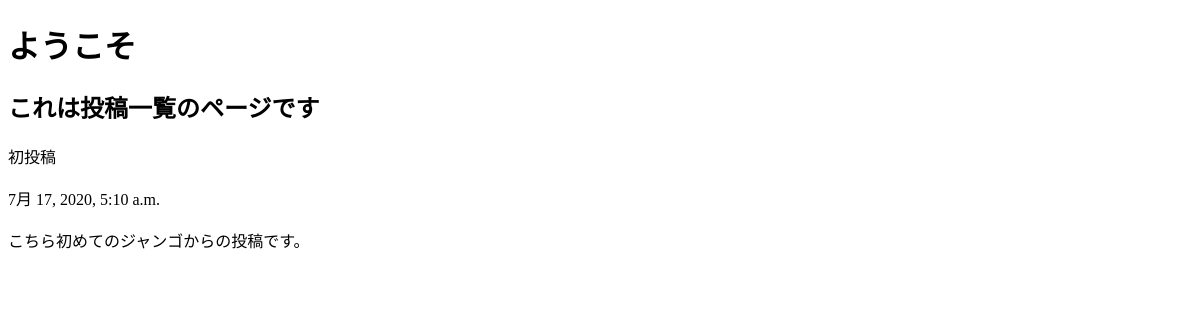
/posts/, run on an earlier commit of the app's database.
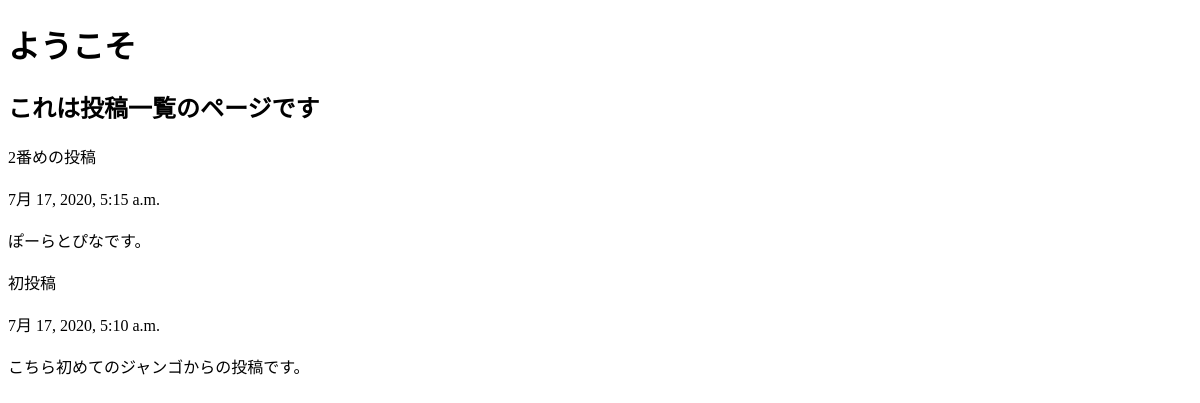
And on a later commit of the database.
### posts/models.py (models this page shows, shortened)
class Post(models.Model):
    title = models.CharField(max_length=100)
    published = models.DateTimeField()
    image = models.ImageField(upload_to='media/')
    body = models.TextField()
    def summary(self):
        return self.body[:100]

### posts/views.py (the view)
# urls.py: path('',views.index,name = 'index'),
def index(request):
    posts = Post.objects.order_by('-published')
    return render(request, 'posts/index.html', {'posts':posts})

### posts/templates/posts/index.html (shortened to what this page needs)
<!DOCTYPE html>
<html lang="ja-jp">
    <head>
    </head>
    <body>
        <h1>ようこそ</h1>
        <h2>これは投稿一覧のページです</h2>
        {% for post in posts.all %}
            {{post.title}}
            <br/><br/>
            {{post.published}}
            <br/><br/>
            {{post.summary}}
            <br/><br/>
        {% endfor %}
    </body>
</html>

What changed in the data, as far as the page shows it:
added Post: title "2番めの投稿", published "7月 17, 2020, 5:15 a.m.", summary "ぽーらとぴなです。"
